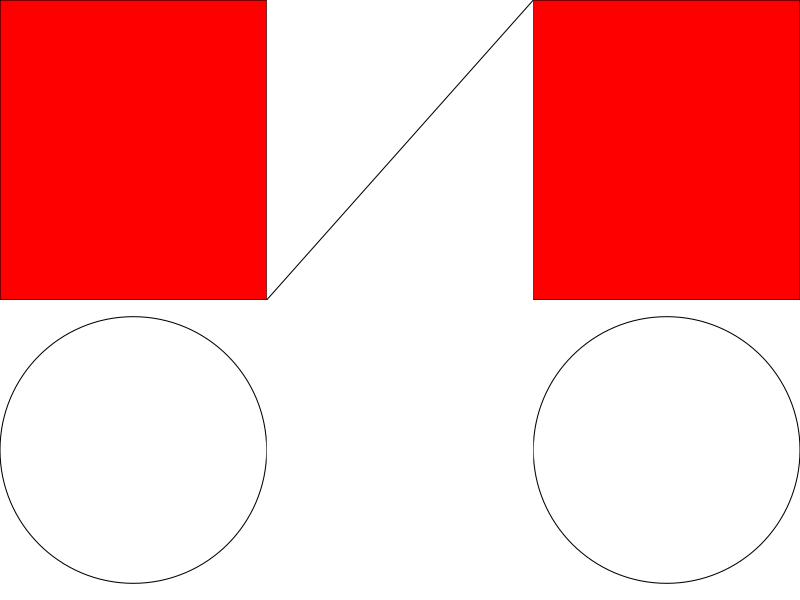
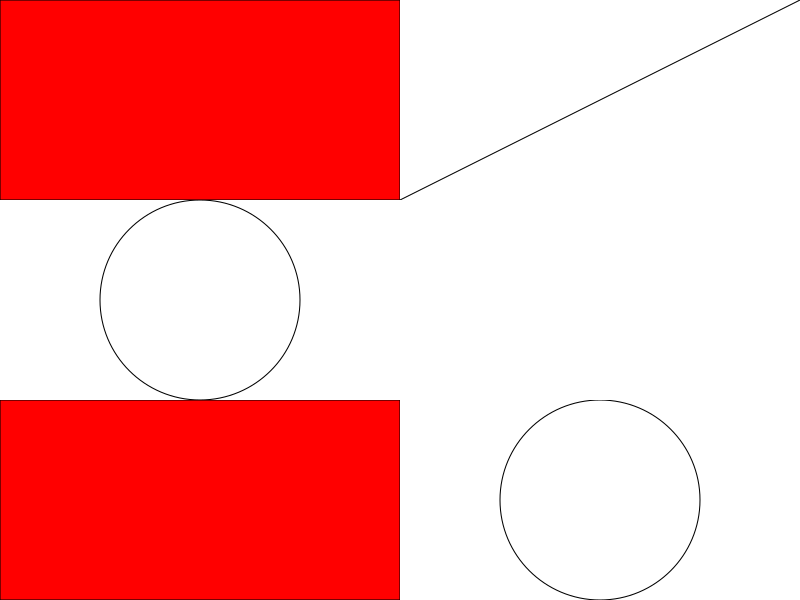

Here is the R script that generated these plots, in order:
# r2py crawler metadata
# package: gtable
# source_type: rd_example
# topic: bind.Rd
# source_file: C:\Users\bened\AppData\Local\R\win-library\4.5\gtable\help
# lines: 24

suppressPackageStartupMessages(library(gtable))
library(grid)
a <- rectGrob(gp = gpar(fill = "red"))
b <- circleGrob()
c <- linesGrob()

row <- matrix(list(a, b), nrow = 1)
col <- matrix(list(a, b), ncol = 1)
mat <- matrix(list(a, b, c, nullGrob()), nrow = 2)

row_gt <- gtable_matrix("demo", row, unit(c(1, 1), "null"), unit(1, "null"))
col_gt <- gtable_matrix("demo", col, unit(1, "null"), unit(c(1, 1), "null"))
mat_gt <- gtable_matrix("demo", mat, unit(c(1, 1), "null"), unit(c(1, 1), "null"))

# cbind
c_binded <- cbind(mat_gt, col_gt, size = "first")
plot(c_binded)

# rbind
r_binded <- rbind(mat_gt, row_gt, size = "last")
plot(r_binded)

# Dimensions must match along bind direction
try(cbind(mat_gt, row_gt))
